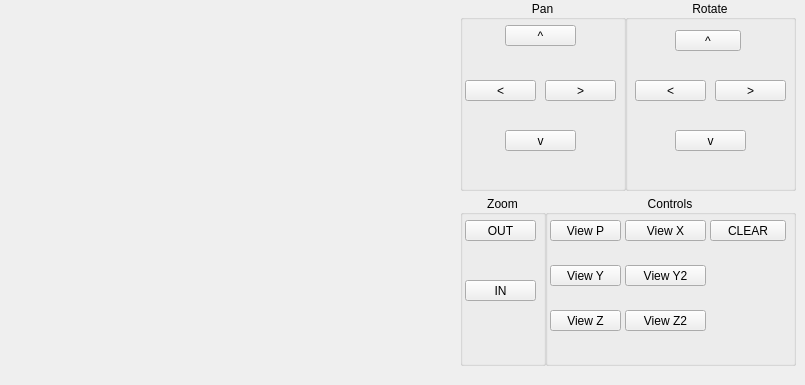
    <widget class="QWidget" name="tab_6">
     <attribute name="title">
      <string>Plotter</string>
     </attribute>
     <widget class="QWidget" name="plot_widget" native="true">
      <property name="geometry">
       <rect>
        <x>10</x>
        <y>10</y>
        <width>441</width>
        <height>366</height>
       </rect>
      </property>
     </widget>
     <widget class="QGroupBox" name="groupBox_10">
      <property name="geometry">
       <rect>
        <x>460</x>
        <y>0</y>
        <width>166</width>
        <height>191</height>
       </rect>
      </property>
      <property name="title">
       <string>Pan</string>
      </property>
      <property name="alignment">
       <set>Qt::AlignCenter</set>
      </property>
      <widget class="QPushButton" name="view_pan_up_pb">
       <property name="geometry">
        <rect>
         <x>45</x>
         <y>25</y>
         <width>71</width>
         <height>21</height>
        </rect>
       </property>
       <property name="text">
        <string>^</string>
       </property>
      </widget>
      <widget class="QPushButton" name="view_pan_left_pb">
       <property name="geometry">
        <rect>
         <x>5</x>
         <y>80</y>
         <width>71</width>
         <height>21</height>
        </rect>
       </property>
       <property name="text">
        <string>&lt;</string>
       </property>
      </widget>
      <widget class="QPushButton" name="view_pan_right_pb">
       <property name="geometry">
        <rect>
         <x>85</x>
         <y>80</y>
         <width>71</width>
         <height>21</height>
        </rect>
       </property>
       <property name="text">
        <string>&gt;</string>
       </property>
      </widget>
      <widget class="QPushButton" name="view_pan_down_pb">
       <property name="geometry">
        <rect>
         <x>45</x>
         <y>130</y>
         <width>71</width>
         <height>21</height>
        </rect>
       </property>
       <property name="text">
        <string>v</string>
       </property>
      </widget>
     </widget>
     <widget class="QGroupBox" name="groupBox_11">
      <property name="geometry">
       <rect>
        <x>625</x>
        <y>0</y>
        <width>171</width>
        <height>191</height>
       </rect>
      </property>
      <property name="title">
       <string>Rotate</string>
      </property>
      <property name="alignment">
       <set>Qt::AlignCenter</set>
      </property>
      <widget class="QPushButton" name="view_rotate_left_pb">
       <property name="geometry">
        <rect>
         <x>10</x>
         <y>80</y>
         <width>71</width>
         <height>21</height>
        </rect>
       </property>
       <property name="text">
        <string>&lt;</string>
       </property>
      </widget>
      <widget class="QPushButton" name="view_rotate_right_pb">
       <property name="geometry">
        <rect>
         <x>90</x>
         <y>80</y>
         <width>71</width>
         <height>21</height>
        </rect>
       </property>
       <property name="text">
        <string>&gt;</string>
       </property>
      </widget>
      <widget class="QPushButton" name="view_rotate_up_pb">
       <property name="geometry">
        <rect>
         <x>50</x>
         <y>30</y>
         <width>66</width>
         <height>21</height>
        </rect>
       </property>
       <property name="text">
        <string>^</string>
       </property>
      </widget>
      <widget class="QPushButton" name="view_rotate_down_pb">
       <property name="geometry">
        <rect>
         <x>50</x>
         <y>130</y>
         <width>71</width>
         <height>21</height>
        </rect>
       </property>
       <property name="text">
        <string>v</string>
       </property>
      </widget>
     </widget>
     <widget class="QGroupBox" name="groupBox_14">
      <property name="geometry">
       <rect>
        <x>460</x>
        <y>195</y>
        <width>86</width>
        <height>171</height>
       </rect>
      </property>
      <property name="title">
       <string>Zoom</string>
      </property>
      <property name="alignment">
       <set>Qt::AlignCenter</set>
      </property>
      <widget class="QPushButton" name="view_zoom_out_pb">
       <property name="geometry">
        <rect>
         <x>5</x>
         <y>25</y>
         <width>71</width>
         <height>21</height>
        </rect>
       </property>
       <property name="text">
        <string>OUT</string>
       </property>
      </widget>
      <widget class="QPushButton" name="view_zoom_in_pb">
       <property name="geometry">
        <rect>
         <x>5</x>
         <y>85</y>
         <width>71</width>
         <height>21</height>
        </rect>
       </property>
       <property name="text">
        <string>IN</string>
       </property>
      </widget>
     </widget>
     <widget class="QGroupBox" name="groupBox_16">
      <property name="geometry">
       <rect>
        <x>545</x>
        <y>195</y>
        <width>251</width>
        <height>171</height>
       </rect>
      </property>
      <property name="title">
       <string>Controls</string>
      </property>
      <property name="alignment">
       <set>Qt::AlignCenter</set>
      </property>
      <widget class="QPushButton" name="view_z2_pb">
       <property name="geometry">
        <rect>
         <x>80</x>
         <y>115</y>
         <width>81</width>
         <height>21</height>
        </rect>
       </property>
       <property name="text">
        <string>View Z2</string>
       </property>
      </widget>
      <widget class="QPushButton" name="view_p_pb">
       <property name="geometry">
        <rect>
         <x>5</x>
         <y>25</y>
         <width>71</width>
         <height>21</height>
        </rect>
       </property>
       <property name="text">
        <string>View P</string>
       </property>
      </widget>
      <widget class="QPushButton" name="view_y2_pb">
       <property name="geometry">
        <rect>
         <x>80</x>
         <y>70</y>
         <width>81</width>
         <height>21</height>
        </rect>
       </property>
       <property name="text">
        <string>View Y2</string>
       </property>
      </widget>
      <widget class="QPushButton" name="view_x_pb">
       <property name="geometry">
        <rect>
         <x>80</x>
         <y>25</y>
         <width>81</width>
         <height>21</height>
        </rect>
       </property>
       <property name="text">
        <string>View X</string>
       </property>
      </widget>
      <widget class="QPushButton" name="view_z_pb">
       <property name="geometry">
        <rect>
         <x>5</x>
         <y>115</y>
         <width>71</width>
         <height>21</height>
        </rect>
       </property>
       <property name="text">
        <string>View Z</string>
       </property>
      </widget>
      <widget class="QPushButton" name="view_y_pb">
       <property name="geometry">
        <rect>
         <x>5</x>
         <y>70</y>
         <width>71</width>
         <height>21</height>
        </rect>
       </property>
       <property name="text">
        <string>View Y</string>
       </property>
      </widget>
      <widget class="QPushButton" name="view_clear_pb">
       <property name="geometry">
        <rect>
         <x>165</x>
         <y>25</y>
         <width>76</width>
         <height>21</height>
        </rect>
       </property>
       <property name="text">
        <string>CLEAR</string>
       </property>
      </widget>
     </widget>
    </widget>
